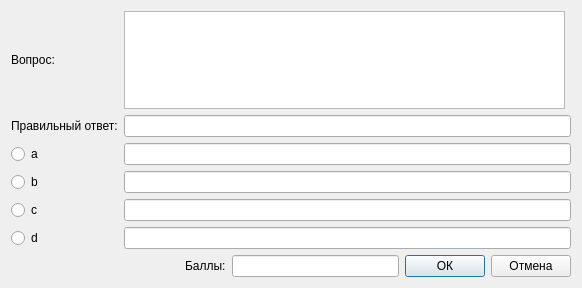
<?xml version="1.0" encoding="UTF-8"?>
<ui version="4.0">
 <class>AddABQuestDialog</class>
 <widget class="QDialog" name="AddABQuestDialog">
  <property name="enabled">
   <bool>true</bool>
  </property>
  <property name="geometry">
   <rect>
    <x>0</x>
    <y>0</y>
    <width>582</width>
    <height>288</height>
   </rect>
  </property>
  <property name="windowTitle">
   <string>AddABQuestDialog</string>
  </property>
  <layout class="QGridLayout" name="gridLayout_2">
   <item row="2" column="2">
    <widget class="QLineEdit" name="rateLine"/>
   </item>
   <item row="2" column="3">
    <widget class="QPushButton" name="okButton">
     <property name="text">
      <string>ОК</string>
     </property>
    </widget>
   </item>
   <item row="2" column="1">
    <widget class="QLabel" name="label_3">
     <property name="text">
      <string>Баллы:</string>
     </property>
    </widget>
   </item>
   <item row="2" column="4">
    <widget class="QPushButton" name="cancelButton">
     <property name="text">
      <string>Отмена</string>
     </property>
    </widget>
   </item>
   <item row="2" column="0">
    <spacer name="horizontalSpacer">
     <property name="orientation">
      <enum>Qt::Horizontal</enum>
     </property>
     <property name="sizeHint" stdset="0">
      <size>
       <width>40</width>
       <height>20</height>
      </size>
     </property>
    </spacer>
   </item>
   <item row="1" column="0" colspan="5">
    <layout class="QGridLayout" name="gridLayout">
     <item row="0" column="1">
      <widget class="QLabel" name="label">
       <property name="text">
        <string>Вопрос:</string>
       </property>
      </widget>
     </item>
     <item row="3" column="1">
      <widget class="QRadioButton" name="bRadio">
       <property name="text">
        <string>b</string>
       </property>
      </widget>
     </item>
     <item row="5" column="1">
      <widget class="QRadioButton" name="dRadio">
       <property name="text">
        <string>d</string>
       </property>
       <property name="checked">
        <bool>false</bool>
       </property>
      </widget>
     </item>
     <item row="4" column="1">
      <widget class="QRadioButton" name="cRadio">
       <property name="text">
        <string>c</string>
       </property>
      </widget>
     </item>
     <item row="2" column="1">
      <widget class="QRadioButton" name="aRadio">
       <property name="text">
        <string>a</string>
       </property>
       <property name="checkable">
        <bool>true</bool>
       </property>
       <property name="checked">
        <bool>false</bool>
       </property>
      </widget>
     </item>
     <item row="2" column="2" colspan="2">
      <widget class="QLineEdit" name="aLine">
       <property name="enabled">
        <bool>true</bool>
       </property>
      </widget>
     </item>
     <item row="3" column="2" colspan="2">
      <widget class="QLineEdit" name="bLine"/>
     </item>
     <item row="4" column="2" colspan="2">
      <widget class="QLineEdit" name="cLine"/>
     </item>
     <item row="1" column="1">
      <widget class="QLabel" name="label_2">
       <property name="text">
        <string>Правильный ответ:</string>
       </property>
      </widget>
     </item>
     <item row="5" column="2" colspan="2">
      <widget class="QLineEdit" name="dLine"/>
     </item>
     <item row="1" column="2" colspan="2">
      <widget class="QLineEdit" name="RALine"/>
     </item>
     <item row="0" column="2">
      <widget class="QPlainTextEdit" name="questLine"/>
     </item>
    </layout>
   </item>
  </layout>
 </widget>
 <layoutdefault spacing="6" margin="11"/>
 <resources/>
 <connections/>
</ui>
